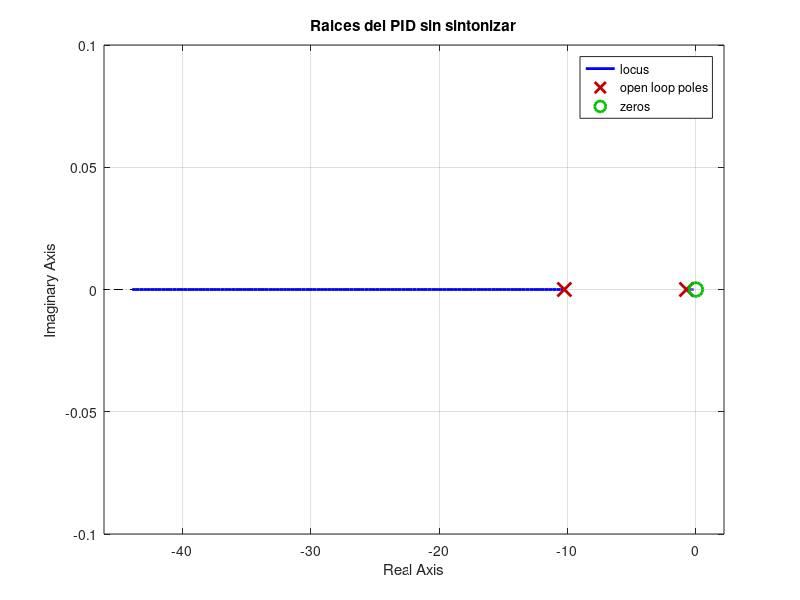
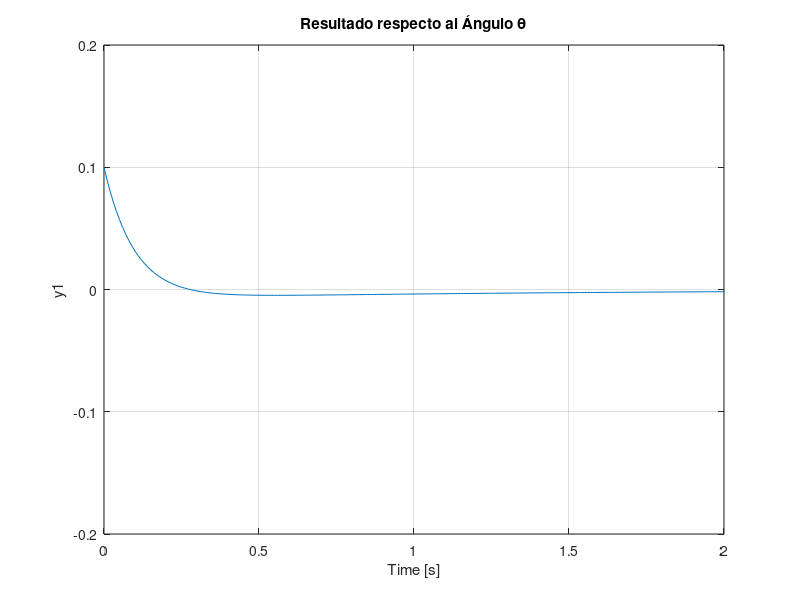

The MATLAB script that drew these images, in order: (Note: this script raises an error after producing the figures.)
% PARAMETROS DEL SISTEMA
M = 0;            % El carrito no tiene masa
m = 1;            % Masa del péndulo
l = 1;            % Longitud del péndulo
g = 9.8;          % Gravedad
u = 0;            % Fuerza

% FUNCION DE TRANSFERENCIA
numtf = [-1];                   % Numerador
dentf = [M*l, 0, -(M+m)*g];     % Denominador
G = tf(numtf, dentf);           % Función de transferencia

% CONTROLADOR PID SIN SINTONIZAR
K_p = 100;     %Constante proporcional
K_i = 75;      %Constante integral
K_d = 10;       %Constante derivativa
C_no_sintonizado= pid (K_p, K_i, K_d);

%------------------------------------------------------------------------------------------------------%

% IMPRESION DE GRAFICAS
T_no_sintonizado= feedback(G,C_no_sintonizado)

% GRAFICA DE LAS RAICES DEL PID
figure(1)
rlocus(T_no_sintonizado)
title({'Raices del PID sin sintonizar'});

% GRAFICA DE LA RESPUESTA AL IMPULSO
figure(2)
t=0:0.01:5; % Tiempo de simulación a 10 segundos
impulse(T_no_sintonizado,t)
axis([0, 2, -0.2, 0.2]);  % Límites del gráfico
title({'Resultado respecto al Ángulo \theta'});

%------------------------------------------------------------------------------------------------------%

pidTuner (G, C_no_sintonizado);           %PIDTUNER SINTONIZA AUTOMATICAMENTE LAS CONSTANTES(K_d, K_i, K_d) DEL PID 

% CONTROLADOR PID SINTONIZADO
K_p = 0;
K_i = 9.8;
K_d = 0;
C_sintonizado = pid (K_p, K_i, K_d);

% IMPRESION DE GRAFICAS
T_sintonizado= feedback(G,C_sintonizado);

% GRAFICA DE LAS RAICES DEL PID
figure(3)
rlocus(T_sintonizado)
title({'Lugar geometrico de las raices PID sintonizado'});

% GRAFICA DE LA RESPUESTA AL IMPULSO
figure(4)
t=0:0.01:5; % Tiempo de simulación a 10 segundos
impulse(T_sintonizado,t)
axis([0, 2, -0.2, 0.2]);  % Límites del gráfico
title({'Respuesta péndulo mejorado respecto al Ángulo \theta'});

%------------------------------------------------------------------------------------------------------%

% GRAFICA DE COMPARACION DE LA RESPUESTA DEL IMPULSO
figure(5);
impulse(T_no_sintonizado, 'b', T_sintonizado, 'r');
legend('PID no sintonizado', 'PID sintonizado');
title('Comparación de respuestas al impulso');